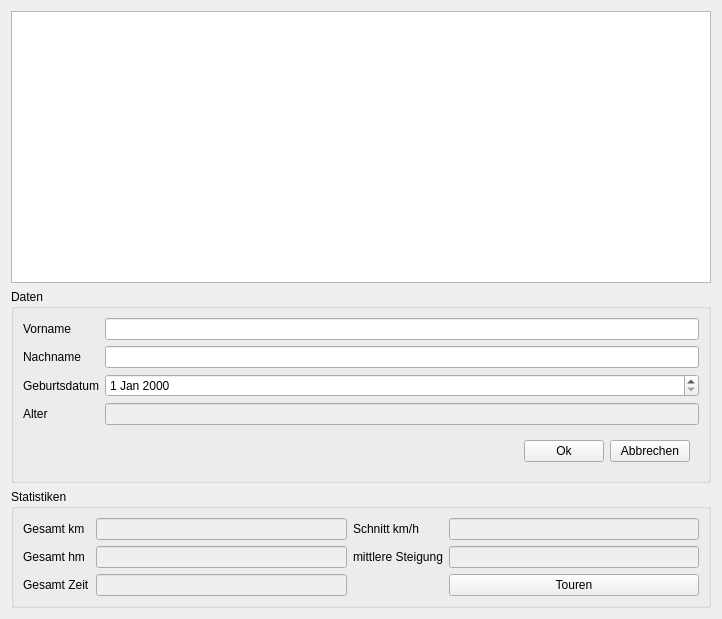
<?xml version="1.0" encoding="UTF-8"?>
<ui version="4.0">
 <class>Riders</class>
 <widget class="QWidget" name="Riders">
  <property name="geometry">
   <rect>
    <x>0</x>
    <y>0</y>
    <width>722</width>
    <height>619</height>
   </rect>
  </property>
  <property name="windowTitle">
   <string>Form</string>
  </property>
  <layout class="QVBoxLayout" name="verticalLayout">
   <item>
    <widget class="QListWidget" name="mListRiders">
     <property name="sortingEnabled">
      <bool>false</bool>
     </property>
    </widget>
   </item>
   <item>
    <widget class="QGroupBox" name="mGrpData">
     <property name="title">
      <string>Daten</string>
     </property>
     <layout class="QGridLayout" name="gridLayout_2">
      <item row="0" column="0">
       <widget class="QLabel" name="mLabelFirstname">
        <property name="text">
         <string>Vorname</string>
        </property>
       </widget>
      </item>
      <item row="1" column="0">
       <widget class="QLabel" name="mLabelLastName">
        <property name="text">
         <string>Nachname</string>
        </property>
       </widget>
      </item>
      <item row="4" column="0">
       <widget class="QLabel" name="mLabelAge">
        <property name="text">
         <string>Alter</string>
        </property>
       </widget>
      </item>
      <item row="4" column="1">
       <widget class="QLineEdit" name="mTxtBoxAge">
        <property name="enabled">
         <bool>false</bool>
        </property>
        <property name="autoFillBackground">
         <bool>false</bool>
        </property>
        <property name="readOnly">
         <bool>true</bool>
        </property>
       </widget>
      </item>
      <item row="2" column="0">
       <widget class="QLabel" name="mLabelBirthdate">
        <property name="text">
         <string>Geburtsdatum</string>
        </property>
       </widget>
      </item>
      <item row="2" column="1">
       <widget class="QDateEdit" name="mDateEditBirthdate"/>
      </item>
      <item row="5" column="1" rowspan="2">
       <widget class="QWidget" name="mWidgetButtons" native="true">
        <layout class="QHBoxLayout" name="horizontalLayout">
         <item>
          <spacer name="mSpacer">
           <property name="orientation">
            <enum>Qt::Horizontal</enum>
           </property>
           <property name="sizeHint" stdset="0">
            <size>
             <width>40</width>
             <height>20</height>
            </size>
           </property>
          </spacer>
         </item>
         <item>
          <widget class="QPushButton" name="mBtnOk">
           <property name="text">
            <string>Ok</string>
           </property>
          </widget>
         </item>
         <item>
          <widget class="QPushButton" name="mBtnCancel">
           <property name="text">
            <string>Abbrechen</string>
           </property>
          </widget>
         </item>
        </layout>
       </widget>
      </item>
      <item row="0" column="1">
       <widget class="QLineEdit" name="mTxtBoxFirstName"/>
      </item>
      <item row="1" column="1">
       <widget class="QLineEdit" name="mTxtBoxLastName"/>
      </item>
     </layout>
    </widget>
   </item>
   <item>
    <widget class="QGroupBox" name="mGrpStatistic">
     <property name="title">
      <string>Statistiken</string>
     </property>
     <layout class="QGridLayout" name="gridLayout">
      <item row="0" column="1">
       <widget class="QLineEdit" name="mTxtBoxSumKm">
        <property name="enabled">
         <bool>false</bool>
        </property>
        <property name="autoFillBackground">
         <bool>false</bool>
        </property>
        <property name="readOnly">
         <bool>true</bool>
        </property>
       </widget>
      </item>
      <item row="0" column="4">
       <widget class="QLineEdit" name="mTxtBoxAvgSpeed">
        <property name="enabled">
         <bool>false</bool>
        </property>
        <property name="autoFillBackground">
         <bool>false</bool>
        </property>
        <property name="readOnly">
         <bool>true</bool>
        </property>
       </widget>
      </item>
      <item row="2" column="0">
       <widget class="QLabel" name="mLabelSumHm">
        <property name="text">
         <string>Gesamt hm</string>
        </property>
       </widget>
      </item>
      <item row="2" column="1">
       <widget class="QLineEdit" name="mTxtBoxSumHm">
        <property name="enabled">
         <bool>false</bool>
        </property>
        <property name="autoFillBackground">
         <bool>false</bool>
        </property>
        <property name="readOnly">
         <bool>true</bool>
        </property>
       </widget>
      </item>
      <item row="0" column="0">
       <widget class="QLabel" name="mLabelSumKm">
        <property name="text">
         <string>Gesamt km</string>
        </property>
       </widget>
      </item>
      <item row="0" column="2">
       <widget class="QLabel" name="mLabelAvSpeed">
        <property name="text">
         <string>Schnitt km/h</string>
        </property>
       </widget>
      </item>
      <item row="2" column="2">
       <widget class="QLabel" name="mLabelAvgRaise">
        <property name="text">
         <string>mittlere Steigung</string>
        </property>
       </widget>
      </item>
      <item row="2" column="4">
       <widget class="QLineEdit" name="mTxtBoxAvgRaise">
        <property name="enabled">
         <bool>false</bool>
        </property>
        <property name="autoFillBackground">
         <bool>false</bool>
        </property>
        <property name="readOnly">
         <bool>true</bool>
        </property>
       </widget>
      </item>
      <item row="3" column="0">
       <widget class="QLabel" name="mLabelSumTime">
        <property name="text">
         <string>Gesamt Zeit</string>
        </property>
       </widget>
      </item>
      <item row="3" column="1">
       <widget class="QLineEdit" name="mTxtBoxSumTime">
        <property name="enabled">
         <bool>false</bool>
        </property>
        <property name="autoFillBackground">
         <bool>false</bool>
        </property>
        <property name="readOnly">
         <bool>true</bool>
        </property>
       </widget>
      </item>
      <item row="3" column="4">
       <widget class="QPushButton" name="mBtnShowTours">
        <property name="text">
         <string>Touren</string>
        </property>
       </widget>
      </item>
     </layout>
    </widget>
   </item>
  </layout>
 </widget>
 <resources/>
 <connections/>
</ui>
